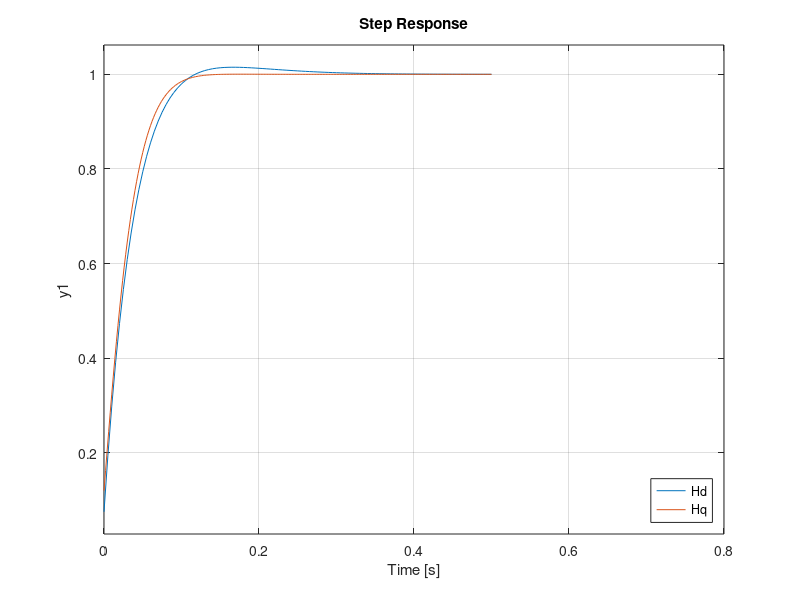

Recreate this plot in MATLAB.
%% sDQ_PID2.m
% Author: Daniel F. Daza
% This file is intended to study the transfer functions of the direct and
% quadrature axes.
clc, clear, close all;

%% Define transfer functions
Gd = tf(0.1312, [0.0806, 1]);
Gq = tf(0.1312, [0.0168, 1]);

%% Synthetize controllers
Cd = zpk([-15.5680, -358.432], 0, 0.0500);
Cq = zpk([-124.531, -132.612], 0, 0.0175);
Hd = (Cd * Gd)/(1 + Cd * Gd);
Hq = (Cq * Gq)/(1 + Cq * Gq);

%% Simulate and compare
figure;
subplot(2,1,1);
step(Gd, Gq);
legend('Gd', 'Gq', 'Location', 'SouthEast');
xlim([0, 0.8]);

subplot(2,1,2);
step(Hd, Hq);
legend('Hd', 'Hq', 'Location', 'SouthEast');
xlim([0, 0.8]);